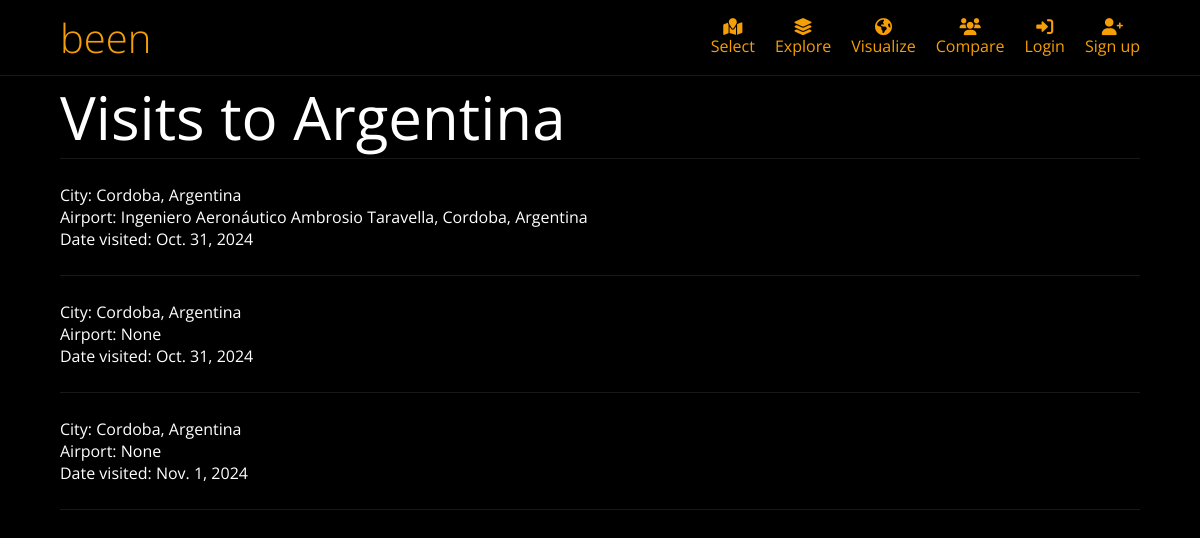
/view-visit/argentina/, run on the app's committed database.
### core/models.py (models this page shows, shortened)
class Country(models.Model):
    name = models.CharField(max_length=255)
    slug = models.SlugField(max_length=255)
    continent = models.ForeignKey(Continent, on_delete=models.PROTECT, related_name="countries")
    population = models.IntegerField()
    currency = models.ForeignKey(Currency, on_delete=models.SET_DEFAULT, default=1)
    territory = models.IntegerField()
    domain = models.CharField(max_length=3)
    flag = models.ImageField(upload_to=user_directory_path, default="flags/default.jpg")
    landscape = models.ImageField(upload_to=user_directory_path_landscape, default="landscapes/default.jpg")
    latitude = models.FloatField(default=1)
    longitude = models.FloatField(default=1)
    def __str__(self):
        return self.name

class Visit(models.Model):
    profile = models.ForeignKey(User, on_delete=models.CASCADE)
    country = models.ForeignKey(Country, on_delete=models.CASCADE, null=True, blank=True)
    continent = models.ForeignKey(Continent, on_delete=models.CASCADE, null=True, blank=True)
    city = models.ForeignKey(City, on_delete=models.CASCADE, null=True, blank=True)
    airport = models.ForeignKey(Airport, on_delete=models.CASCADE, null=True, blank=True)
    date = models.DateField(auto_now_add=True)

class City(models.Model):
    name = models.CharField(max_length=255)
    slug = models.SlugField(max_length=255)
    country = models.ForeignKey(Country, on_delete=models.PROTECT)
    def __str__(self):
        return f"{self.name}, {self.country}"

class Airport(models.Model):
    name = models.CharField(max_length=255)
    slug = models.SlugField(max_length=255)
    city = models.ForeignKey(City, on_delete=models.PROTECT)
    def __str__(self):
        return f"{self.name}, {self.city}"

### core/views.py (the view)
# urls.py: path("view-visit/<slug:country_slug>/", views.view_visit, name="view_visit"),
def view_visit(request, country_slug):
    country = get_object_or_404(Country, slug=country_slug)
    visits = Visit.objects.filter(country=country)
    for visit in visits:
        print(visit.country)
    return render(request, "visit/view.html", {"visits": visits, "country": country})

### account/context_processors.py (called while the page is built)
def avatar(request):
    context = {}
    if request.user.is_authenticated:
        avatar = Profile.objects.get(user=request.user)
        context["avatar"] = avatar
    return context

def total_countries_visited(request):
    context = {}
    if request.user.is_authenticated:
        profile = Profile.objects.get(user=request.user)
        context["total_countries_visited"] = profile.total_countries_visited()
    return context

### templates/visit/view.html (shortened to what this page needs)
{% extends '../base.html' %}
{% block content %}
<h1 class="titlev2 no-margin">Visits to {{country.name}}</h1>
<div class="view-visit">
    {% for visit in visits %}
        <div class="card">
            <p class="no-margin">City: {{visit.city}}</p>
            <p class="no-margin">Airport: {{visit.airport}}</p>
            <p class="no-margin">Date visited: {{visit.date}}</p>
        </div>
    {% endfor %}
</div>
{% endblock %}

### static/css/main.css (style rules this page uses)
:root { --font: "Open Sans", sans-serif; --black: #000; --white: #fff; --grey: #181818; --grey2: #404040; --primary: #f59e06; --primary-hover: #c6830e; --green: #75D559; --blue: #438FD3; --red: #C44659; --orange: #F09500; }
html { box-sizing: border-box; font-size: 62.5%; }
*, *:before, *:after { box-sizing: inherit; }
body { font-family: var(--font); font-size: 1.6rem; margin: 0; background-color: var(--black); }
h1 { font-size: 4.8rem; }
::placeholder { color: var(--white) }
.no-margin { margin: 0; }
.titlev2 { color: var(--white); font-size: 6rem; font-weight: 400; }
.view-visit p { color: var(--white); }
.card { padding: 2.5rem 0; border-top: 1px solid var(--grey); }
.card:last-child { border-bottom: 1px solid var(--grey); }

### data on the page
Country: name "Argentina"
Visit: city "Cordoba, Argentina", airport "Ingeniero Aeronáutico Ambrosio Taravella, Cordoba, Argentina", date "Oct. 31, 2024"
Visit: city "Cordoba, Argentina", airport "None", date "Oct. 31, 2024"
Visit: city "Cordoba, Argentina", airport "None", date "Nov. 1, 2024"
